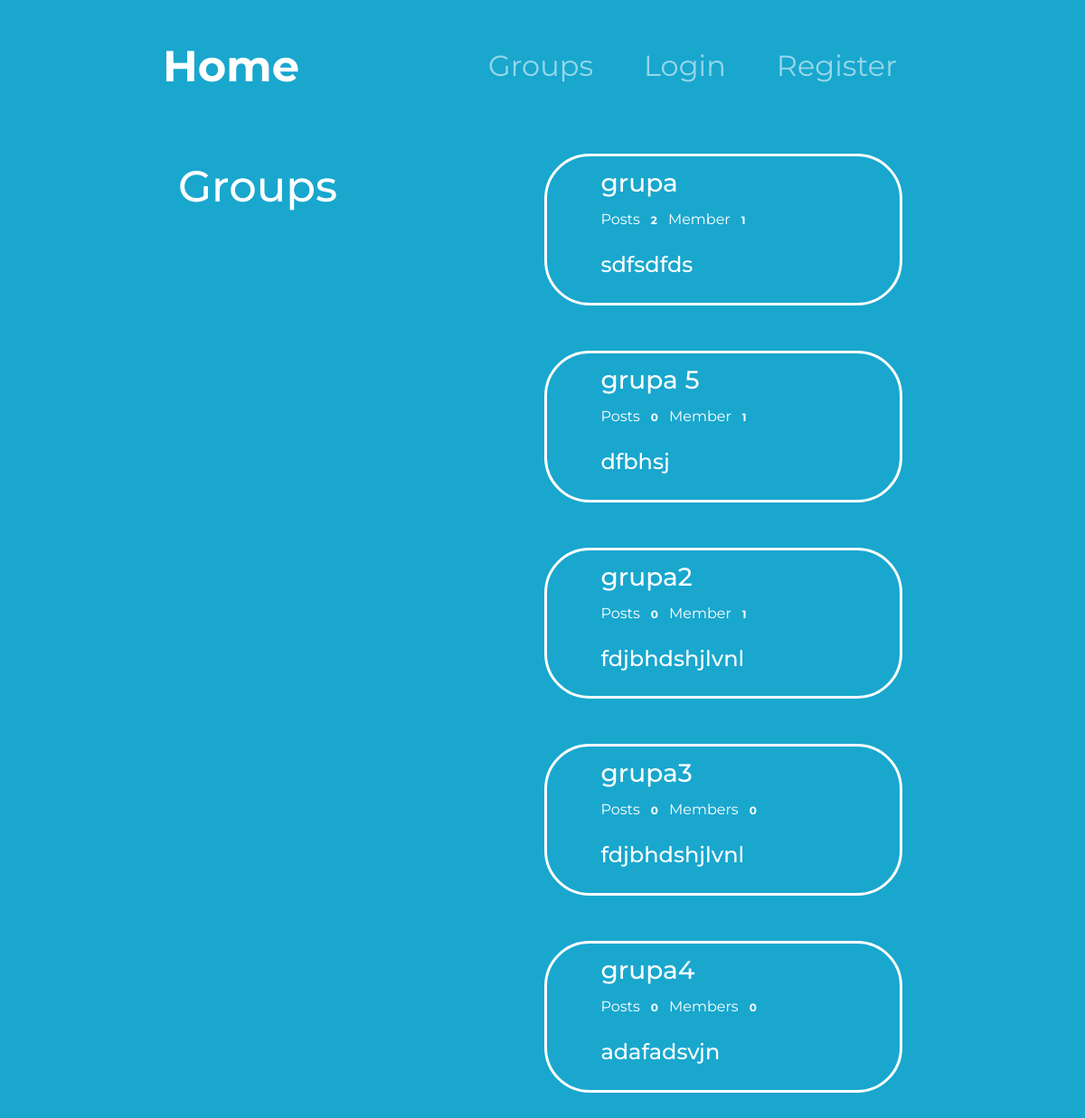
The app's page /grupy/, older data.
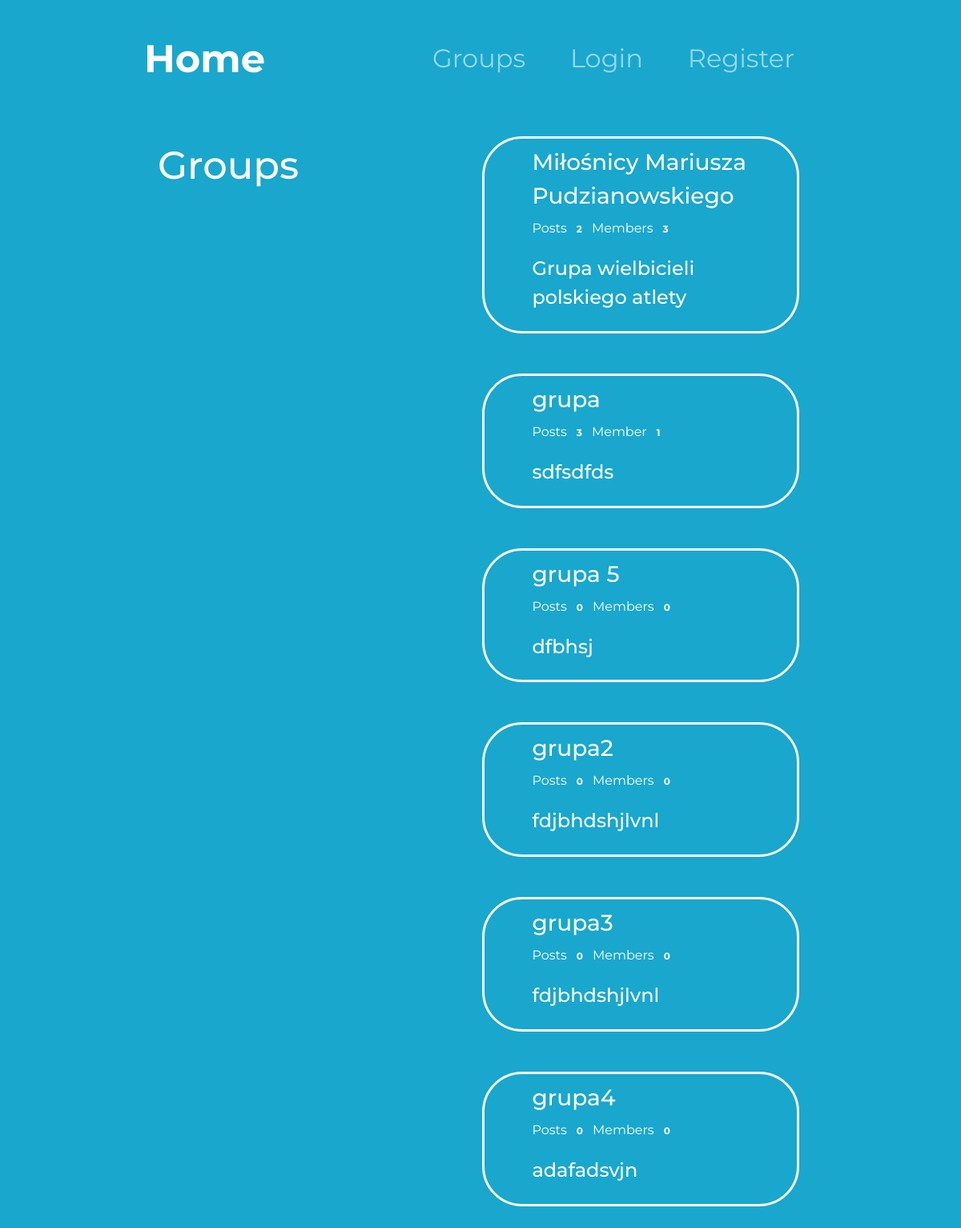
The same page, newer data.
### grupy/models.py (models this page shows, shortened)
class Group(models.Model):
    name = models.CharField(max_length=100, unique=True)
    slug = models.SlugField(unique=True)
    description = models.TextField()
    description_html = models.TextField(editable=False)
    members = models.ManyToManyField(User, through='GroupMember')
    class Meta:
        ordering = ['name']

### grupy/views.py (the view)
# urls.py: path("", ListGroups.as_view(), name="all"),
class ListGroups(ListView):
    model = Group
    context_object_name = 'groups'

### grupy/templates/grupy/group_list.html (shortened to what this page needs)
{% extends 'grupy/group_base.html' %}
{% block pregroup %}
<div class="col-lg-3 col-md-12">
        <h2 class="h2-form2">Groups</h2>
    </div>
{% endblock pregroup %}
{% block group_content %}
    <div class="col-lg-6 col-md-12 big-div">
            {% for group in object_list %}
            <a class="group-a" href="{% url 'groups:single' slug=group.slug %}">
                <div class="container-fluid whole-div">
                    <div class="col-12">
                        <h3>{{ group.name }}</h3>
                    </div>
                    <div class="row group-row">
                        <div class="col-12">
                            Post{{ group.posts.count|pluralize }}
                            <span class="badge">{{ group.posts.count }}</span>
                            Member{{ group.members.count|pluralize }}
                            <span class="badge">{{ group.members.count }}</span>
                        </div>
                    </div>
                    <div class="opis">
                        {{ group.description_html|safe }}
                    </div>
                </div>
            </a>
            {% endfor %}
    </div>
{% endblock group_content %}

### grupy/templates/grupy/group_base.html (shortened to what this page needs)
{% extends 'base.html' %}
{% block body_block %}
<div class="container">
    <div class="row">
        {% block pregroup %}{% endblock pregroup %}
        {% block group_content %}{% endblock group_content %}
    </div>
</div>
{% endblock body_block %}

### templates/base.html (shortened to what this page needs)
<!DOCTYPE html>
{% load static %}
<html lang="en">
  <head>
    <link href="https://cdn.jsdelivr.net/npm/bootstrap@5.2.0/dist/css/bootstrap.min.css" rel="stylesheet"
 />
    <link href="{% static 'styles.css' %}" rel="stylesheet" />
  </head>
  <body>
    <div class="container-fluid nav-div">
      <nav class="navbar navbar-expand-lg navbar-dark" id="navbar">
        <a class="navbar-brand" href="{% url 'home' %}">Home</a>
        <div class="collapse navbar-collapse" id="navbarSupportedContent">
          {% if user.is_authenticated %}
          <ul class="navbar-nav ms-auto">
            <li class="nav-item">
              <a class="nav-link" href="{% url 'posty:for_user' user.username %}">Profile</a>
            </li>
            <li class="nav-item">
              <a class="nav-link" href="{% url 'posts:create' %}">Posts</a>
            </li>
            <li class="nav-item">
              <a class="nav-link" href="{% url 'groups:all' %}">Groups</a>
            </li>
            <li class="nav-item">
              <a class="nav-link" href="{% url 'konta:logout' %}">Logout</a>
            </li>
          </ul>
          {% else %}
          <ul class="navbar-nav ms-auto">
            <li class="nav-item">
              <a class="nav-link" href="{% url 'groups:all' %}">Groups</a>
            </li>
            <li class="nav-item">
              <a class="nav-link" href="{% url 'konta:login' %}">Login</a>
            </li>
            <li class="nav-item">
              <a class="nav-link" href="{% url 'konta:signup' %}">Register</a>
            </li>
          </ul>
          {% endif %}
        </div>
      </nav>
    </div>
    <div class="container-fluid content">
      {% block body_block %}{% endblock body_block %}
    </div>
  </body>
</html>

### static/styles.css (style rules this page uses)
body { font-family: 'Montserrat'; background-color: #19A7CE; text-align: center; color: white; }
h1, h2, h3, h4, h5, h6 { line-height: 1.5; }
.container-fluid { padding: 2% 15%; }
.navbar-brand { font-family: "Montserrat"; font-size: 3rem; font-weight: bold; }
.nav-div { background-color: #19A7CE; }
.nav-link { font-family: "Montserrat"; font-size: 2rem; }
.nav-item { margin: 0 20px; }
.h2-form2 { margin-bottom: 50px; font-size: 3rem; }
a { color: #ffffff; text-decoration: none; }
.group-row { margin-bottom: 20px; }
.opis { font-size: 1.5rem; font-weight:500; }
.whole-div { text-align: left; border-style: solid; border-radius: 50px; margin: 0px 0px 50px 200px; }
.big-div { margin-right: 20px; }

Row changes from the older to the newer data that the page shows:
added Group: name "Miłośnicy Mariusza Pudzianowskiego", posts.count "2", members.count "3", description_html "Grupa wielbicieli polskiego atlety"
computed for Group "grupa": posts.count "2" → "3"
computed for Group "grupa 5": members.count "1" → "0"
computed for Group "grupa2": members.count "1" → "0"
